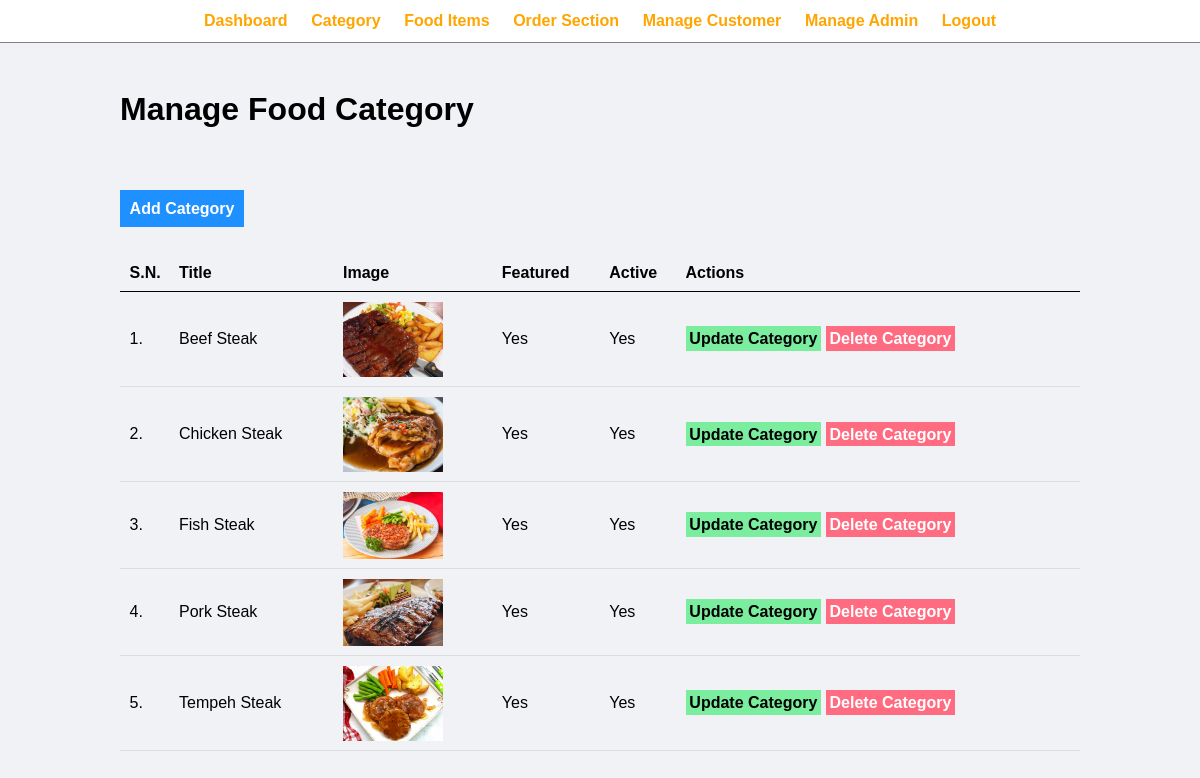
/admin/manage-category.php (signed in), run on an earlier commit of the app's database.
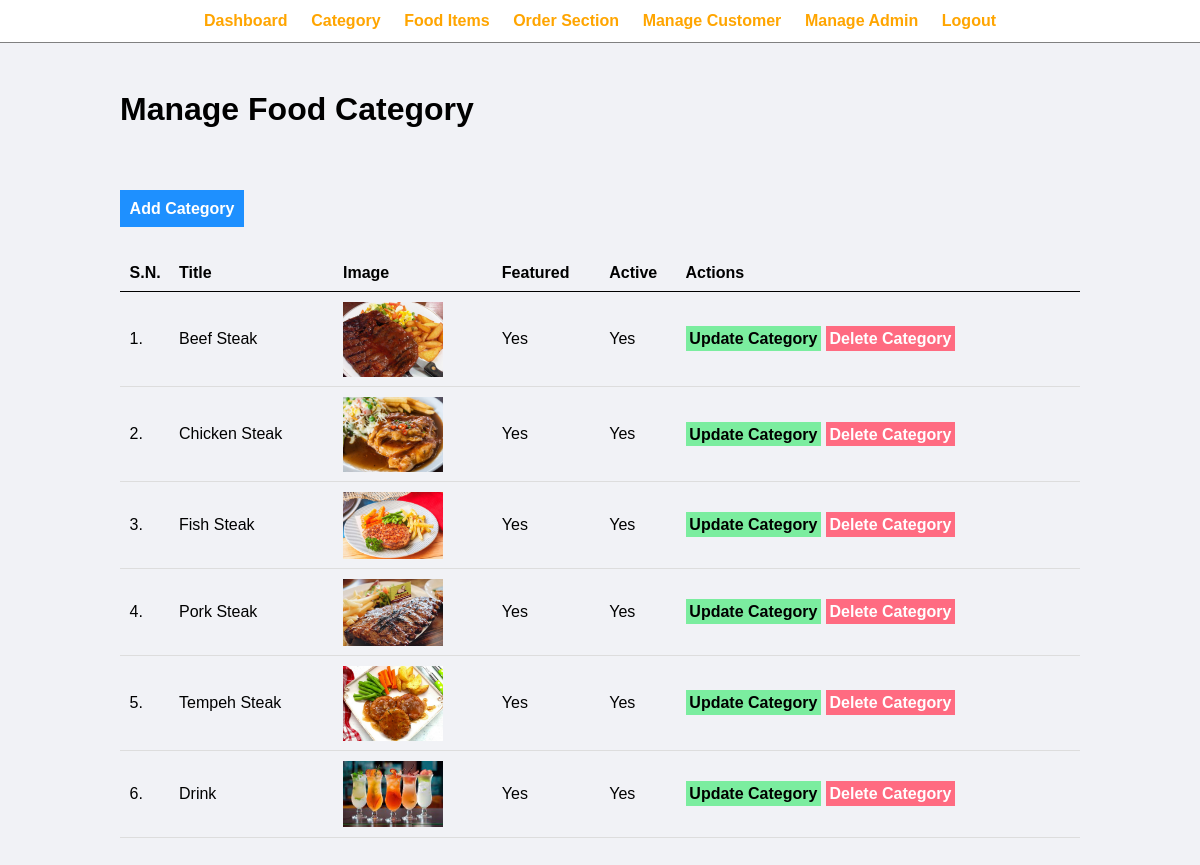
And on a later commit of the database.
### tables this page shows
CREATE TABLE `tbl_category` (
  `id` int(10) UNSIGNED NOT NULL,
  `title` varchar(100) NOT NULL,
  `image_name` varchar(255) NOT NULL,
  `featured` varchar(10) NOT NULL,
  `active` varchar(10) NOT NULL
);

### admin/manage-category.php (the view, shortened to what this page needs)
<?php include('core/menu.php'); ?>
<div class="main-content">
    <div class="wrapper">
        <h1>Manage Food Category</h1>
        <br /><br />
        <br><br>
                <a href="add-category.php" class="btn-primary">Add Category</a>
                <br /><br /><br />
                <table class="tbl-full">
                    <tr>
                        <th>S.N.</th>
                        <th>Title</th>
                        <th>Image</th>
                        <th>Featured</th>
                        <th>Active</th>
                        <th>Actions</th>
                    </tr>
                    <?php
                        $sql = "SELECT * FROM tbl_category";
                        $res = mysqli_query($conn, $sql);
                        $count = mysqli_num_rows($res);
                        $sn=1;
                        if($count>0)
                        {
                            while($row=mysqli_fetch_assoc($res))
                            {
                                $id = $row['id'];
                                $title = $row['title'];
                                $image_name = $row['image_name'];
                                $featured = $row['featured'];
                                $active = $row['active'];
                                ?>
                                    <tr>
                                        <td><?php echo $sn++; ?>. </td>
                                        <td><?php echo $title; ?></td>
                                        <td>
                                            <?php
                                                if($image_name!="")
                                                {
                                                    ?>
                                                    <img src="../images/category/<?php echo $image_name; ?>" width="100px" >
                                                    <?php
                                                }
                                                else
                                                {
                                                    echo "<div class='error'>Image not Added.</div>";
                                                }
                                            ?>
                                        </td>
                                        <td><?php echo $featured; ?></td>
                                        <td><?php echo $active; ?></td>
                                        <td>
                                            <a href="update-category.php?id=<?php echo $id; ?>" class="btn-secondary">Update Category</a>
                                            <a href="delete-category.php?id=<?php echo $id; ?>&image_name=<?php echo $image_name; ?>" class="btn-danger">Delete Category</a>
                                        </td>
                                    </tr>
                                <?php
                            }
                        }
                        else
                        {
                            ?>
                            <tr>
                                <td colspan="6"><div class="error">No Category Added.</div></td>
                            </tr>
                            <?php
                        }
                    ?>
                </table>
    </div>
</div>

### admin/core/menu.php (shortened to what this page needs)
<html>
    <head>
        <link rel="stylesheet" href="../css/admin.css">
    </head>
    <body>
        <div class="menu text-center">
            <div class="wrapper">
                <ul>
                    <li><a href="index.php">Dashboard</a></li>
                    <li><a href="manage-category.php">Category</a></li>
                    <li><a href="manage-food.php">Food Items</a></li>
                    <li><a href="manage-order.php">Order Section</a></li>
                    <li><a href="manage-customer.php">Manage Customer</a></li>
                    <li><a href="manage-admin.php">Manage Admin</a></li>
                    <li><a href="logout.php">Logout</a></li>
                </ul>
            </div>
        </div>

### css/admin.css (style rules this page uses)
* { margin: 0; padding: 0; font-family: Arial, Helvetica, sans-serif; }
.wrapper { padding: 1%; width: 80%; margin: 0 auto; }
.text-center { text-align: center; }
.tbl-full { width: 100%; }
table { border-collapse: collapse; width: 100%; }
th, td { padding: 8px; text-align: left; border-bottom: 1px solid #ddd; }
table tr th { border-bottom: 1px solid black; padding: 1%; text-align: left; }
table tr td { padding: 1%; }
.btn-primary { background-color: #1e90ff; padding: 1%; color: white; text-decoration: none; font-weight: bold; }
.btn-secondary { background-color: #7bed9f; padding: 1%; color: black; text-decoration: none; font-weight: bold; }
.btn-danger { background-color: #ff6b81; padding: 1%; color: white; text-decoration: none; font-weight: bold; }
.menu { border-bottom: 1px solid grey; }
.menu ul { list-style-type: none; }
.menu ul li { display: inline; padding: 1%; }
.menu ul li a { text-decoration: none; font-weight: bold; color: orange; }
.main-content { background-color: #f1f2f6; padding: 3% 0; }

What changed in the data, as far as the page shows it:
added tbl_category: title "Drink", image_name (picture), featured "Yes", active "Yes"
